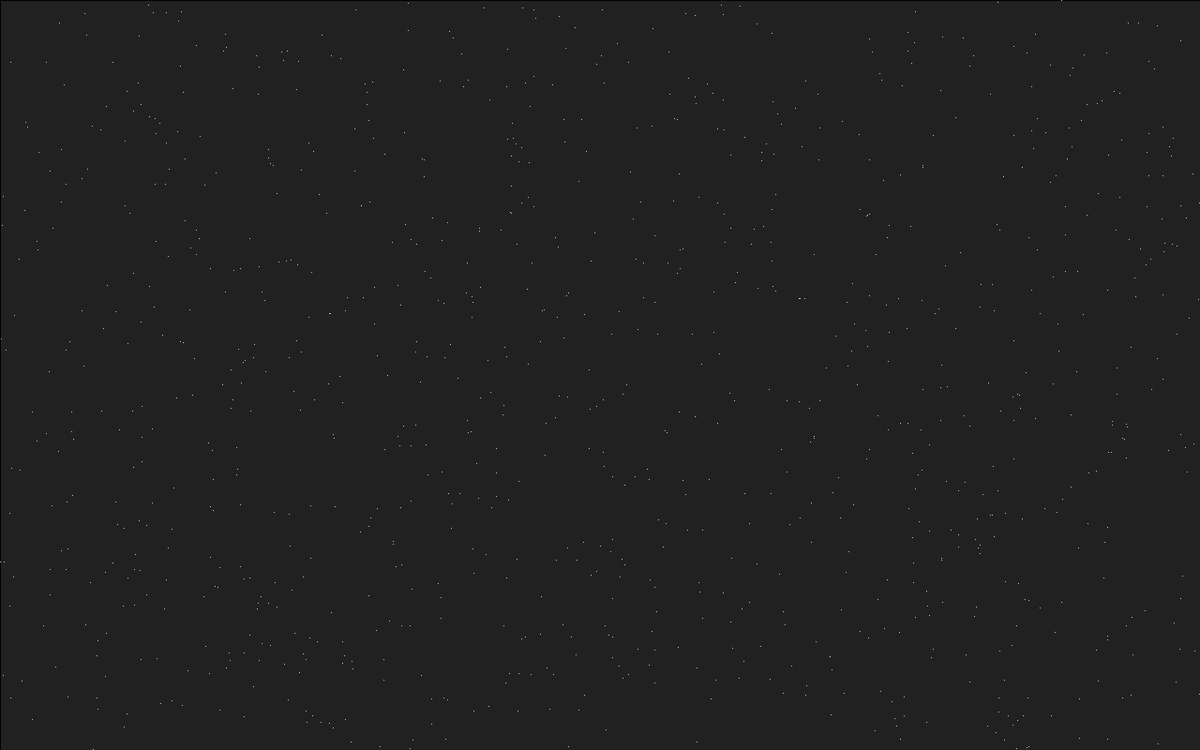
Frame 1 (no input)
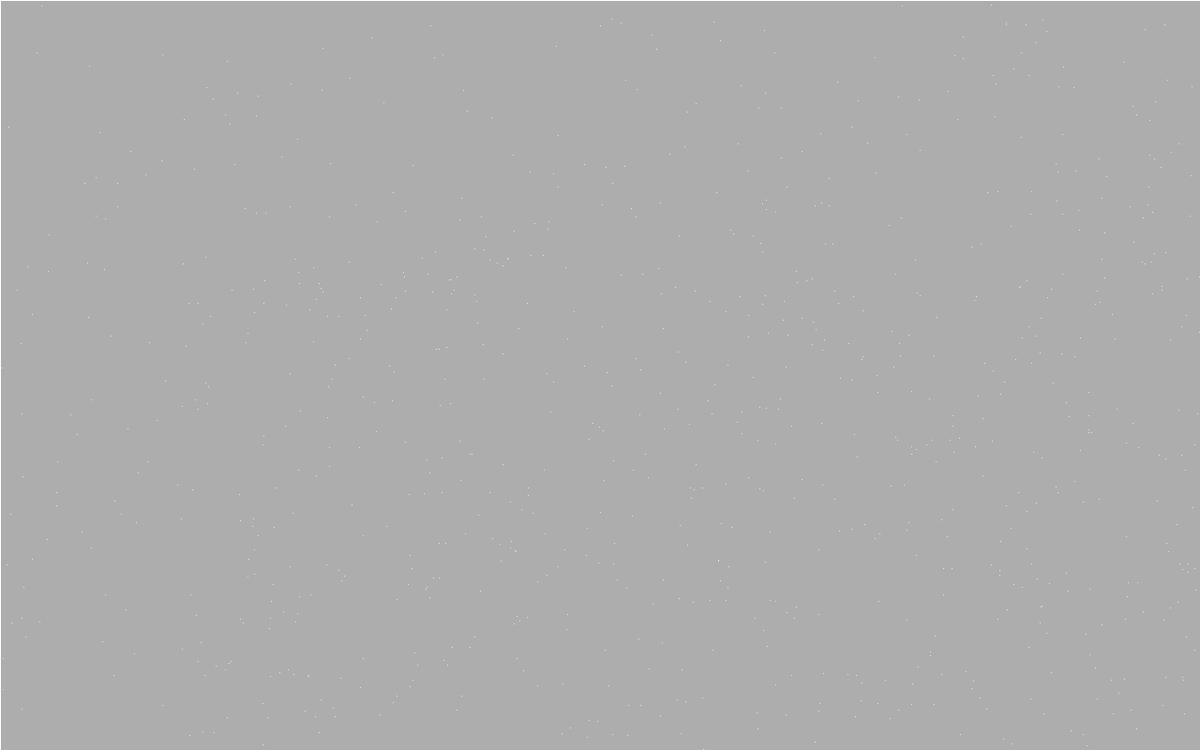
Frame 60 (the mouse pressed at the canvas centre just before this capture)
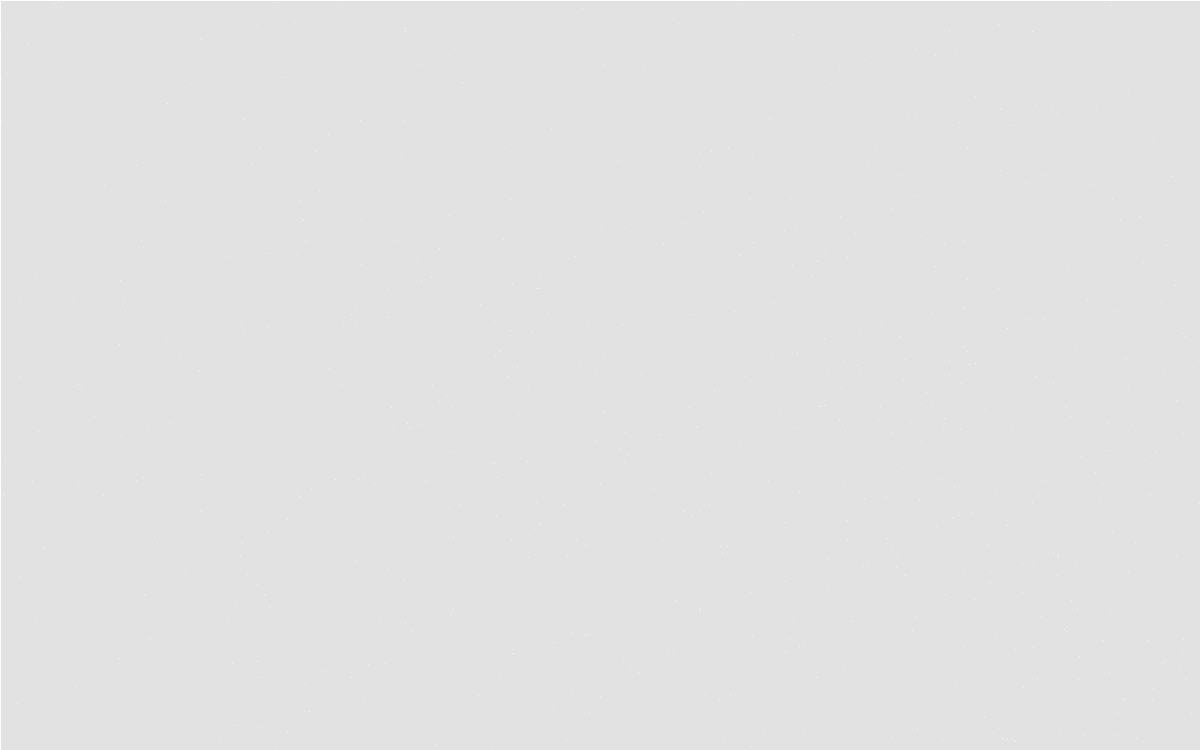
Frame 120 (the mouse held since frame 60 and released just before this capture)

The Processing sketch that drew these frames (run headless with seeded random() and noise(); from frame 60 on, the mouse is pressed at the canvas centre):

// Processing sketch: processing_50286
// ── processing_50286.pde

float[] xCoords = new float[1000];
float[] yCoords = new float[1000];
float[] xMove = new float [1000];
float[] yMove = new float [1000];

void setup(){
  size(1280,800);
  for(int i = 0;i<1000; i++){
    xCoords[i]= random(width);
    yCoords[i] = random(height);
    xMove[i] = random(-2,5);
    yMove[i] = random(-2,5);
  }
}

void draw() {
  background (random(0,255));
  fill(0,20);
  rect(0,0,width,height);
  stroke(255);
  for (int i = 0; i<1000; i++){
    fill (mouseY,0,mouseX);
    point (xCoords[i],yCoords[i]);
    xCoords[i]+= xMove[i];
    yCoords[i]+= xMove[i];
  if (xCoords[i] > width|| xCoords[i] <0){
    xMove[i] *=-1;
  }
   if (yCoords[i] > height|| yCoords[i] <0){
    yMove[i] *=-1;
  
  
   }
  }
}
